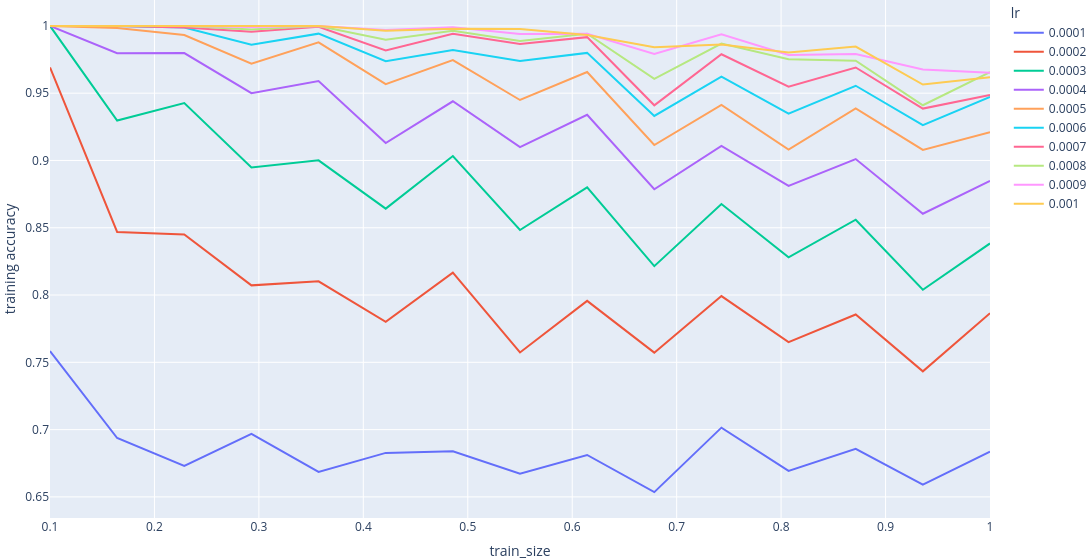
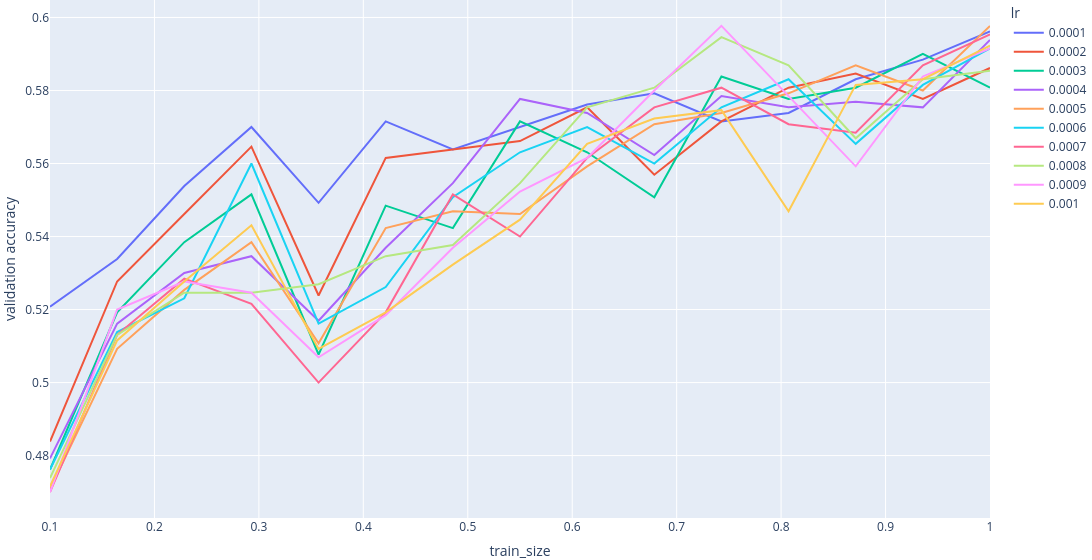

Notebook cell for these charts, in order:
### Code cell
train_and_plot_learning_curves(
    [
        NN(hidden_layer_sizes=(128, 128), lr=0.0001),
        NN(hidden_layer_sizes=(128, 128), lr=0.0002),
        NN(hidden_layer_sizes=(128, 128), lr=0.0003),
        NN(hidden_layer_sizes=(128, 128), lr=0.0004),
        NN(hidden_layer_sizes=(128, 128), lr=0.0005),
        NN(hidden_layer_sizes=(128, 128), lr=0.0006),
        NN(hidden_layer_sizes=(128, 128), lr=0.0007),
        NN(hidden_layer_sizes=(128, 128), lr=0.0008),
        NN(hidden_layer_sizes=(128, 128), lr=0.0009),
        NN(hidden_layer_sizes=(128, 128), lr=0.001),
    ],
    wine_X_tr,
    wine_y_tr,
    wine_X_val,
    wine_y_val,
    seed,
    "lr"
)

### Figure 1 — Plotly figure (JSON) as saved in the notebook; plotly's stock layout.template omitted (floating-point values rounded to 4 significant figures)
{"data": [{"hovertemplate": "lr=0.0001<br>train_size=%{x}<br>training accuracy=%{y}<extra></extra>", "legendgroup": "0.0001", "line": {"color": "#636efa", "dash": "solid"}, "marker": {"symbol": "circle"}, "mode": "lines", "name": "0.0001", "orientation": "v", "showlegend": true, "type": "scatter", "x": [0.1, 0.1643, 0.2286, 0.2929, 0.3571, 0.4214, 0.4857, 0.55, 0.6143, 0.6786, 0.7429, 0.8071, 0.8714, 0.9357, 1.0], "xaxis": "x", "y": [0.7584, 0.6937, 0.673, 0.6968, 0.6686, 0.6827, 0.6839, 0.6673, 0.6812, 0.6536, 0.7015, 0.6693, 0.6857, 0.6591, 0.6836], "yaxis": "y"}, {"hovertemplate": "lr=0.0002<br>train_size=%{x}<br>training accuracy=%{y}<extra></extra>", "legendgroup": "0.0002", "line": {"color": "#EF553B", "dash": "solid"}, "marker": {"symbol": "circle"}, "mode": "lines", "name": "0.0002", "orientation": "v", "showlegend": true, "type": "scatter", "x": [0.1, 0.1643, 0.2286, 0.2929, 0.3571, 0.4214, 0.4857, 0.55, 0.6143, 0.6786, 0.7429, 0.8071, 0.8714, 0.9357, 1.0], "xaxis": "x", "y": [0.9692, 0.8469, 0.8449, 0.8072, 0.8102, 0.7801, 0.8166, 0.7573, 0.7957, 0.7572, 0.7992, 0.765, 0.7856, 0.7433, 0.7865], "yaxis": "y"}, {"hovertemplate": "lr=0.0003<br>train_size=%{x}<br>training accuracy=%{y}<extra></extra>", "legendgroup": "0.0003", "line": {"color": "#00cc96", "dash": "solid"}, "marker": {"symbol": "circle"}, "mode": "lines", "name": "0.0003", "orientation": "v", "showlegend": true, "type": "scatter", "x": [0.1, 0.1643, 0.2286, 0.2929, 0.3571, 0.4214, 0.4857, 0.55, 0.6143, 0.6786, 0.7429, 0.8071, 0.8714, 0.9357, 1.0], "xaxis": "x", "y": [1.0, 0.9297, 0.9427, 0.8948, 0.9001, 0.8642, 0.9033, 0.8483, 0.8801, 0.8215, 0.8677, 0.828, 0.856, 0.8039, 0.8383], "yaxis": "y"}, {"hovertemplate": "lr=0.0004<br>train_size=%{x}<br>training accuracy=%{y}<extra></extra>", "legendgroup": "0.0004", "line": {"color": "#ab63fa", "dash": "solid"}, "marker": {"symbol": "circle"}, "mode": "lines", "name": "0.0004", "orientation": "v", "showlegend": true, "type": "scatter", "x": [0.1, 0.1643, 0.2286, 0.2929, 0.3571, 0.4214, 0.4857, 0.55, 0.6143, 0.6786, 0.7429, 0.8071, 0.8714, 0.9357, 1.0], "xaxis": "x", "y": [1.0, 0.9797, 0.9798, 0.95, 0.959, 0.9129, 0.944, 0.9099, 0.934, 0.8786, 0.9109, 0.8811, 0.901, 0.8604, 0.8848], "yaxis": "y"}, {"hovertemplate": "lr=0.0005<br>train_size=%{x}<br>training accuracy=%{y}<extra></extra>", "legendgroup": "0.0005", "line": {"color": "#FFA15A", "dash": "solid"}, "marker": {"symbol": "circle"}, "mode": "lines", "name": "0.0005", "orientation": "v", "showlegend": true, "type": "scatter", "x": [0.1, 0.1643, 0.2286, 0.2929, 0.3571, 0.4214, 0.4857, 0.55, 0.6143, 0.6786, 0.7429, 0.8071, 0.8714, 0.9357, 1.0], "xaxis": "x", "y": [1.0, 0.9984, 0.9933, 0.972, 0.9878, 0.9568, 0.9746, 0.9449, 0.9657, 0.9115, 0.9413, 0.9081, 0.9387, 0.9078, 0.921], "yaxis": "y"}, {"hovertemplate": "lr=0.0006<br>train_size=%{x}<br>training accuracy=%{y}<extra></extra>", "legendgroup": "0.0006", "line": {"color": "#19d3f3", "dash": "solid"}, "marker": {"symbol": "circle"}, "mode": "lines", "name": "0.0006", "orientation": "v", "showlegend": true, "type": "scatter", "x": [0.1, 0.1643, 0.2286, 0.2929, 0.3571, 0.4214, 0.4857, 0.55, 0.6143, 0.6786, 0.7429, 0.8071, 0.8714, 0.9357, 1.0], "xaxis": "x", "y": [1.0, 1.0, 0.9989, 0.986, 0.9942, 0.9738, 0.982, 0.9739, 0.9799, 0.9331, 0.9623, 0.9348, 0.9555, 0.9262, 0.9471], "yaxis": "y"}, {"hovertemplate": "lr=0.0007<br>train_size=%{x}<br>training accuracy=%{y}<extra></extra>", "legendgroup": "0.0007", "line": {"color": "#FF6692", "dash": "solid"}, "marker": {"symbol": "circle"}, "mode": "lines", "name": "0.0007", "orientation": "v", "showlegend": true, "type": "scatter", "x": [0.1, 0.1643, 0.2286, 0.2929, 0.3571, 0.4214, 0.4857, 0.55, 0.6143, 0.6786, 0.7429, 0.8071, 0.8714, 0.9357, 1.0], "xaxis": "x", "y": [1.0, 1.0, 0.9989, 0.9956, 0.9993, 0.9817, 0.9942, 0.9865, 0.9916, 0.941, 0.9789, 0.9548, 0.9691, 0.9386, 0.9487], "yaxis": "y"}, {"hovertemplate": "lr=0.0008<br>train_size=%{x}<br>training accuracy=%{y}<extra></extra>", "legendgroup": "0.0008", "line": {"color": "#B6E880", "dash": "solid"}, "marker": {"symbol": "circle"}, "mode": "lines", "name": "0.0008", "orientation": "v", "showlegend": true, "type": "scatter", "x": [0.1, 0.1643, 0.2286, 0.2929, 0.3571, 0.4214, 0.4857, 0.55, 0.6143, 0.6786, 0.7429, 0.8071, 0.8714, 0.9357, 1.0], "xaxis": "x", "y": [1.0, 1.0, 1.0, 0.9974, 1.0, 0.9896, 0.9963, 0.9888, 0.9941, 0.9607, 0.9869, 0.9752, 0.9741, 0.941, 0.9656], "yaxis": "y"}, {"hovertemplate": "lr=0.0009<br>train_size=%{x}<br>training accuracy=%{y}<extra></extra>", "legendgroup": "0.0009", "line": {"color": "#FF97FF", "dash": "solid"}, "marker": {"symbol": "circle"}, "mode": "lines", "name": "0.0009", "orientation": "v", "showlegend": true, "type": "scatter", "x": [0.1, 0.1643, 0.2286, 0.2929, 0.3571, 0.4214, 0.4857, 0.55, 0.6143, 0.6786, 0.7429, 0.8071, 0.8714, 0.9357, 1.0], "xaxis": "x", "y": [1.0, 1.0, 1.0, 0.9991, 1.0, 0.997, 0.9989, 0.9939, 0.9941, 0.9792, 0.9938, 0.9784, 0.9791, 0.9676, 0.9651], "yaxis": "y"}, {"hovertemplate": "lr=0.001<br>train_size=%{x}<br>training accuracy=%{y}<extra></extra>", "legendgroup": "0.001", "line": {"color": "#FECB52", "dash": "solid"}, "marker": {"symbol": "circle"}, "mode": "lines", "name": "0.001", "orientation": "v", "showlegend": true, "type": "scatter", "x": [0.1, 0.1643, 0.2286, 0.2929, 0.3571, 0.4214, 0.4857, 0.55, 0.6143, 0.6786, 0.7429, 0.8071, 0.8714, 0.9357, 1.0], "xaxis": "x", "y": [1.0, 1.0, 1.0, 1.0, 1.0, 0.9963, 0.9979, 0.9977, 0.9933, 0.9841, 0.9862, 0.9803, 0.9847, 0.9564, 0.9618], "yaxis": "y"}], "layout": {"legend": {"title": {"text": "lr"}, "tracegroupgap": 0}, "margin": {"b": 0, "l": 0, "r": 0, "t": 0}, "width": 1200, "xaxis": {"anchor": "y", "domain": [0, 1], "title": {"text": "train_size"}}, "yaxis": {"anchor": "x", "domain": [0, 1], "title": {"text": "training accuracy"}}}}

### Figure 2 — Plotly figure (JSON) as saved in the notebook; plotly's stock layout.template omitted (floating-point values rounded to 4 significant figures)
{"data": [{"hovertemplate": "lr=0.0001<br>train_size=%{x}<br>validation accuracy=%{y}<extra></extra>", "legendgroup": "0.0001", "line": {"color": "#636efa", "dash": "solid"}, "marker": {"symbol": "circle"}, "mode": "lines", "name": "0.0001", "orientation": "v", "showlegend": true, "type": "scatter", "x": [0.1, 0.1643, 0.2286, 0.2929, 0.3571, 0.4214, 0.4857, 0.55, 0.6143, 0.6786, 0.7429, 0.8071, 0.8714, 0.9357, 1.0], "xaxis": "x", "y": [0.5208, 0.5338, 0.5538, 0.57, 0.5492, 0.5715, 0.5638, 0.57, 0.5762, 0.5792, 0.5715, 0.5738, 0.5831, 0.5885, 0.5962], "yaxis": "y"}, {"hovertemplate": "lr=0.0002<br>train_size=%{x}<br>validation accuracy=%{y}<extra></extra>", "legendgroup": "0.0002", "line": {"color": "#EF553B", "dash": "solid"}, "marker": {"symbol": "circle"}, "mode": "lines", "name": "0.0002", "orientation": "v", "showlegend": true, "type": "scatter", "x": [0.1, 0.1643, 0.2286, 0.2929, 0.3571, 0.4214, 0.4857, 0.55, 0.6143, 0.6786, 0.7429, 0.8071, 0.8714, 0.9357, 1.0], "xaxis": "x", "y": [0.4838, 0.5277, 0.5462, 0.5646, 0.5238, 0.5615, 0.5638, 0.5662, 0.5754, 0.5569, 0.5715, 0.5808, 0.5846, 0.5777, 0.5862], "yaxis": "y"}, {"hovertemplate": "lr=0.0003<br>train_size=%{x}<br>validation accuracy=%{y}<extra></extra>", "legendgroup": "0.0003", "line": {"color": "#00cc96", "dash": "solid"}, "marker": {"symbol": "circle"}, "mode": "lines", "name": "0.0003", "orientation": "v", "showlegend": true, "type": "scatter", "x": [0.1, 0.1643, 0.2286, 0.2929, 0.3571, 0.4214, 0.4857, 0.55, 0.6143, 0.6786, 0.7429, 0.8071, 0.8714, 0.9357, 1.0], "xaxis": "x", "y": [0.4762, 0.5192, 0.5385, 0.5515, 0.5077, 0.5485, 0.5423, 0.5715, 0.5631, 0.5508, 0.5838, 0.5777, 0.5808, 0.59, 0.5808], "yaxis": "y"}, {"hovertemplate": "lr=0.0004<br>train_size=%{x}<br>validation accuracy=%{y}<extra></extra>", "legendgroup": "0.0004", "line": {"color": "#ab63fa", "dash": "solid"}, "marker": {"symbol": "circle"}, "mode": "lines", "name": "0.0004", "orientation": "v", "showlegend": true, "type": "scatter", "x": [0.1, 0.1643, 0.2286, 0.2929, 0.3571, 0.4214, 0.4857, 0.55, 0.6143, 0.6786, 0.7429, 0.8071, 0.8714, 0.9357, 1.0], "xaxis": "x", "y": [0.4792, 0.5162, 0.53, 0.5346, 0.5169, 0.5369, 0.5546, 0.5777, 0.5738, 0.5623, 0.5785, 0.5754, 0.5769, 0.5754, 0.5938], "yaxis": "y"}, {"hovertemplate": "lr=0.0005<br>train_size=%{x}<br>validation accuracy=%{y}<extra></extra>", "legendgroup": "0.0005", "line": {"color": "#FFA15A", "dash": "solid"}, "marker": {"symbol": "circle"}, "mode": "lines", "name": "0.0005", "orientation": "v", "showlegend": true, "type": "scatter", "x": [0.1, 0.1643, 0.2286, 0.2929, 0.3571, 0.4214, 0.4857, 0.55, 0.6143, 0.6786, 0.7429, 0.8071, 0.8714, 0.9357, 1.0], "xaxis": "x", "y": [0.4708, 0.5092, 0.5254, 0.5385, 0.5108, 0.5423, 0.5469, 0.5462, 0.5592, 0.5708, 0.5738, 0.5792, 0.5869, 0.58, 0.5977], "yaxis": "y"}, {"hovertemplate": "lr=0.0006<br>train_size=%{x}<br>validation accuracy=%{y}<extra></extra>", "legendgroup": "0.0006", "line": {"color": "#19d3f3", "dash": "solid"}, "marker": {"symbol": "circle"}, "mode": "lines", "name": "0.0006", "orientation": "v", "showlegend": true, "type": "scatter", "x": [0.1, 0.1643, 0.2286, 0.2929, 0.3571, 0.4214, 0.4857, 0.55, 0.6143, 0.6786, 0.7429, 0.8071, 0.8714, 0.9357, 1.0], "xaxis": "x", "y": [0.4762, 0.5138, 0.5231, 0.56, 0.5162, 0.5262, 0.5508, 0.5631, 0.57, 0.56, 0.5754, 0.5831, 0.5654, 0.5815, 0.5915], "yaxis": "y"}, {"hovertemplate": "lr=0.0007<br>train_size=%{x}<br>validation accuracy=%{y}<extra></extra>", "legendgroup": "0.0007", "line": {"color": "#FF6692", "dash": "solid"}, "marker": {"symbol": "circle"}, "mode": "lines", "name": "0.0007", "orientation": "v", "showlegend": true, "type": "scatter", "x": [0.1, 0.1643, 0.2286, 0.2929, 0.3571, 0.4214, 0.4857, 0.55, 0.6143, 0.6786, 0.7429, 0.8071, 0.8714, 0.9357, 1.0], "xaxis": "x", "y": [0.47, 0.5131, 0.5285, 0.5215, 0.5, 0.5192, 0.5515, 0.54, 0.5615, 0.5754, 0.5808, 0.5708, 0.5685, 0.5869, 0.5954], "yaxis": "y"}, {"hovertemplate": "lr=0.0008<br>train_size=%{x}<br>validation accuracy=%{y}<extra></extra>", "legendgroup": "0.0008", "line": {"color": "#B6E880", "dash": "solid"}, "marker": {"symbol": "circle"}, "mode": "lines", "name": "0.0008", "orientation": "v", "showlegend": true, "type": "scatter", "x": [0.1, 0.1643, 0.2286, 0.2929, 0.3571, 0.4214, 0.4857, 0.55, 0.6143, 0.6786, 0.7429, 0.8071, 0.8714, 0.9357, 1.0], "xaxis": "x", "y": [0.4738, 0.5131, 0.5246, 0.5246, 0.5269, 0.5346, 0.5377, 0.5546, 0.5754, 0.5808, 0.5946, 0.5869, 0.5669, 0.5831, 0.5854], "yaxis": "y"}, {"hovertemplate": "lr=0.0009<br>train_size=%{x}<br>validation accuracy=%{y}<extra></extra>", "legendgroup": "0.0009", "line": {"color": "#FF97FF", "dash": "solid"}, "marker": {"symbol": "circle"}, "mode": "lines", "name": "0.0009", "orientation": "v", "showlegend": true, "type": "scatter", "x": [0.1, 0.1643, 0.2286, 0.2929, 0.3571, 0.4214, 0.4857, 0.55, 0.6143, 0.6786, 0.7429, 0.8071, 0.8714, 0.9357, 1.0], "xaxis": "x", "y": [0.47, 0.52, 0.5277, 0.5246, 0.5069, 0.5185, 0.5369, 0.5523, 0.5615, 0.58, 0.5977, 0.5785, 0.5592, 0.5838, 0.5915], "yaxis": "y"}, {"hovertemplate": "lr=0.001<br>train_size=%{x}<br>validation accuracy=%{y}<extra></extra>", "legendgroup": "0.001", "line": {"color": "#FECB52", "dash": "solid"}, "marker": {"symbol": "circle"}, "mode": "lines", "name": "0.001", "orientation": "v", "showlegend": true, "type": "scatter", "x": [0.1, 0.1643, 0.2286, 0.2929, 0.3571, 0.4214, 0.4857, 0.55, 0.6143, 0.6786, 0.7429, 0.8071, 0.8714, 0.9357, 1.0], "xaxis": "x", "y": [0.4715, 0.5115, 0.5277, 0.5431, 0.5092, 0.5192, 0.5323, 0.5446, 0.5654, 0.5723, 0.5746, 0.5469, 0.5815, 0.5831, 0.5923], "yaxis": "y"}], "layout": {"legend": {"title": {"text": "lr"}, "tracegroupgap": 0}, "margin": {"b": 0, "l": 0, "r": 0, "t": 0}, "width": 1200, "xaxis": {"anchor": "y", "domain": [0, 1], "title": {"text": "train_size"}}, "yaxis": {"anchor": "x", "domain": [0, 1], "title": {"text": "validation accuracy"}}}}
